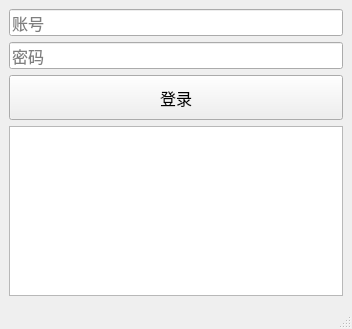
<?xml version="1.0" encoding="UTF-8"?>
<ui version="4.0">
 <class>MainWindow</class>
 <widget class="QMainWindow" name="MainWindow">
  <property name="geometry">
   <rect>
    <x>0</x>
    <y>0</y>
    <width>352</width>
    <height>329</height>
   </rect>
  </property>
  <property name="font">
   <font>
    <family>Arial</family>
    <pointsize>12</pointsize>
   </font>
  </property>
  <property name="windowTitle">
   <string>Naomi登录器</string>
  </property>
  <property name="toolButtonStyle">
   <enum>Qt::ToolButtonTextOnly</enum>
  </property>
  <property name="documentMode">
   <bool>false</bool>
  </property>
  <widget class="QWidget" name="centralwidget">
   <layout class="QGridLayout" name="gridLayout">
    <item row="0" column="0">
     <widget class="QLineEdit" name="account">
      <property name="echoMode">
       <enum>QLineEdit::PasswordEchoOnEdit</enum>
      </property>
      <property name="placeholderText">
       <string>账号</string>
      </property>
     </widget>
    </item>
    <item row="1" column="0">
     <widget class="QLineEdit" name="password">
      <property name="echoMode">
       <enum>QLineEdit::Password</enum>
      </property>
      <property name="placeholderText">
       <string>密码</string>
      </property>
     </widget>
    </item>
    <item row="2" column="0">
     <widget class="QPushButton" name="login">
      <property name="minimumSize">
       <size>
        <width>0</width>
        <height>45</height>
       </size>
      </property>
      <property name="text">
       <string>登录</string>
      </property>
     </widget>
    </item>
    <item row="3" column="0">
     <widget class="QTextBrowser" name="textBrowser">
      <property name="html">
       <string>&lt;!DOCTYPE HTML PUBLIC &quot;-//W3C//DTD HTML 4.0//EN&quot; &quot;http://www.w3.org/TR/REC-html40/strict.dtd&quot;&gt;
&lt;html&gt;&lt;head&gt;&lt;meta name=&quot;qrichtext&quot; content=&quot;1&quot; /&gt;&lt;style type=&quot;text/css&quot;&gt;
p, li { white-space: pre-wrap; }
&lt;/style&gt;&lt;/head&gt;&lt;body style=&quot; font-family:'Arial'; font-size:12pt; font-weight:400; font-style:normal;&quot;&gt;
&lt;p style=&quot;-qt-paragraph-type:empty; margin-top:0px; margin-bottom:0px; margin-left:0px; margin-right:0px; -qt-block-indent:0; text-indent:0px;&quot;&gt;&lt;br /&gt;&lt;/p&gt;&lt;/body&gt;&lt;/html&gt;</string>
      </property>
     </widget>
    </item>
   </layout>
  </widget>
  <widget class="QMenuBar" name="menubar">
   <property name="geometry">
    <rect>
     <x>0</x>
     <y>0</y>
     <width>352</width>
     <height>29</height>
    </rect>
   </property>
  </widget>
  <widget class="QStatusBar" name="statusbar"/>
  <action name="actionabout">
   <property name="text">
    <string>关于</string>
   </property>
  </action>
  <action name="actionmin">
   <property name="text">
    <string>最小化</string>
   </property>
  </action>
 </widget>
 <tabstops>
  <tabstop>login</tabstop>
 </tabstops>
 <resources/>
 <connections/>
</ui>
